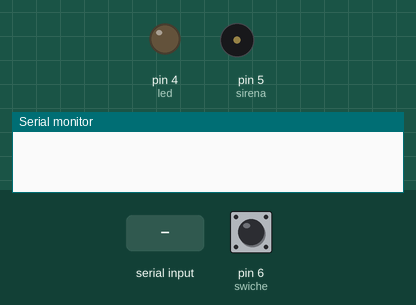
Bench run of a sketch on a simulated Arduino Uno, built with avr-gcc and run on an emulated ATmega328P. Parts: output pins drawn as LEDs (lit = HIGH), buzzer (waves = sounding, pin HIGH), the last lines printed to the serial monitor. The inputs (shaded band) are chosen by the test bench; at power-on: pin 6 (swiche) HIGH.

Above: at 1.2 s.
1.3 s: "1" received over Serial
At 1.6 s:
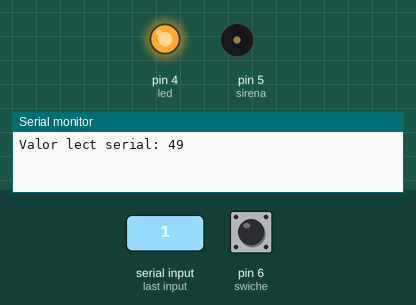
2.8 s: "3" received over Serial
At 3.9 s:
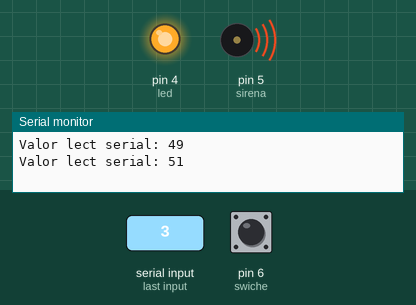
4.3 s: "2" received over Serial
At 5.1 s:
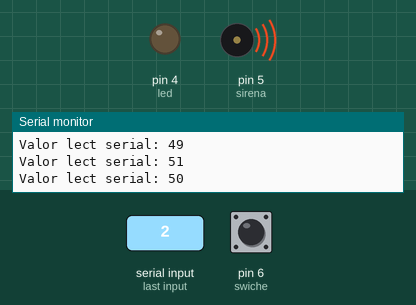
8.3 s: "4" received over Serial
At 9.3 s:
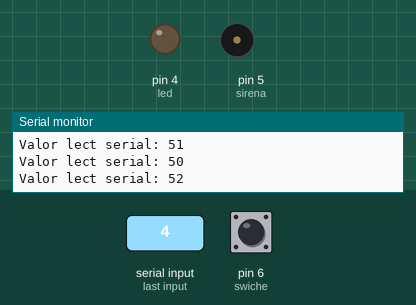
Timing chart, 0 to 10.8 s (numbered marks = the images above; inputs shaded):
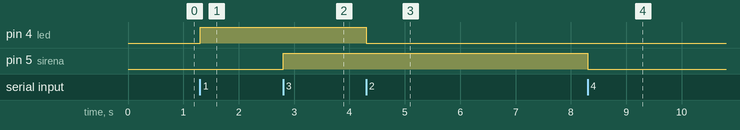

Measured:
- after the input at 1.3 s, pin 4 (led): LOW → HIGH at once
- after the input at 2.8 s, pin 5 (sirena): LOW → HIGH at once
- after the input at 4.3 s, pin 4 (led): HIGH → LOW at once
- after the input at 8.3 s, pin 5 (sirena): HIGH → LOW at once

The sketch:

Lora-esp-QCHO2.ino
```cpp
#define led 4
#define sirena 5
#define swiche 6

byte val;
byte refle;
byte z1;
byte bandera;

void setup() {
  Serial.begin(115200);
  pinMode(led,OUTPUT);
  pinMode(sirena,OUTPUT);
  pinMode(swiche,INPUT_PULLUP);

  bandera=0;
}

void loop() {
  // put your main code here, to run repeatedly:
if(Serial.available()){
  val=Serial.read();
  Serial.print("Valor lect serial: ");
  Serial.println(val);
  switch (val){
    case 49:
      digitalWrite(led,1);
      break;
    case 50:
      digitalWrite(led, 0);
      break;
    case 51:
      digitalWrite(sirena, 1);
      break;
    case 52:
      digitalWrite(sirena, 0);
      break;
  }
}
  z1=digitalRead(swiche);

  if(z1==1 && bandera==1){
    Serial.println("11");
    bandera=0;
    delay(1000);
  }else if(z1==0 && bandera==0){
    Serial.println("10");
    bandera=1;
    delay(1000);
  }


}
```
